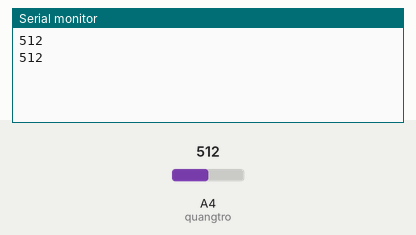
Simulated run of this sketch. Board: Arduino Uno, built with avr-gcc and run on an emulated ATmega328P. Parts: the last lines printed to the serial monitor. The test bench sets the inputs (shaded band); at power-on: A4 (quangtro) = 512.

Above: at 1.8 s.
1.9 s: A4 (quangtro) set to 716
At 2.4 s:
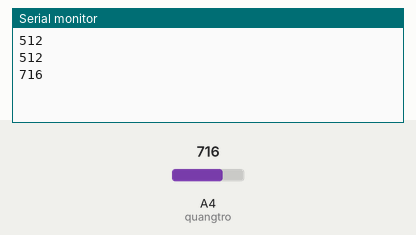
3.4 s: A4 (quangtro) set to 900
At 4.8 s:
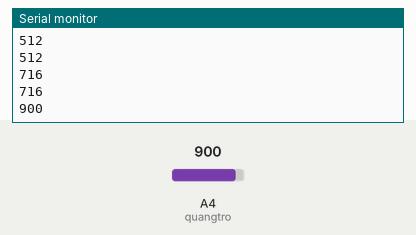
Timing chart, 0 to 6.4 s (numbered marks = the images above; inputs shaded):
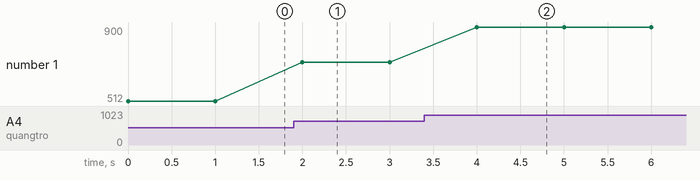

Measured:
- after the input at 1.9 s, the serial monitor: prints a new line after 0.10 s (image 1)
- after the input at 3.4 s, the serial monitor: prints a new line after 0.60 s (image 2)
- plotted number 1: 512 → 716 after the input at 1.9 s, 716 → 900 after the input at 3.4 s

The sketch:

Sensor_light.ino
```cpp
//#define res_pin 36
//int res_val = 0;
//void setup() {
//  // put your setup code here, to run once:
//  Serial.begin(9600);
//  delay(200);
//}
//
//void loop() {
//  // put your main code here, to run repeatedly:
//  res_val = analogRead(res_pin);
//  Serial.println(res_val);
//  delay(1000);
//}
int quangtro = 4; //Thiết đặt chân analog đọc quang trở
void setup() {
  // Khởi tạo cộng Serial 9600
  Serial.begin(9600);
}

void loop() {
  int giatriQuangtro = analogRead(quangtro);// đọc giá trị quang trở

  Serial.println(giatriQuangtro); // Xuất giá trị ra Serial Monitor
  delay(1000);
}
```
